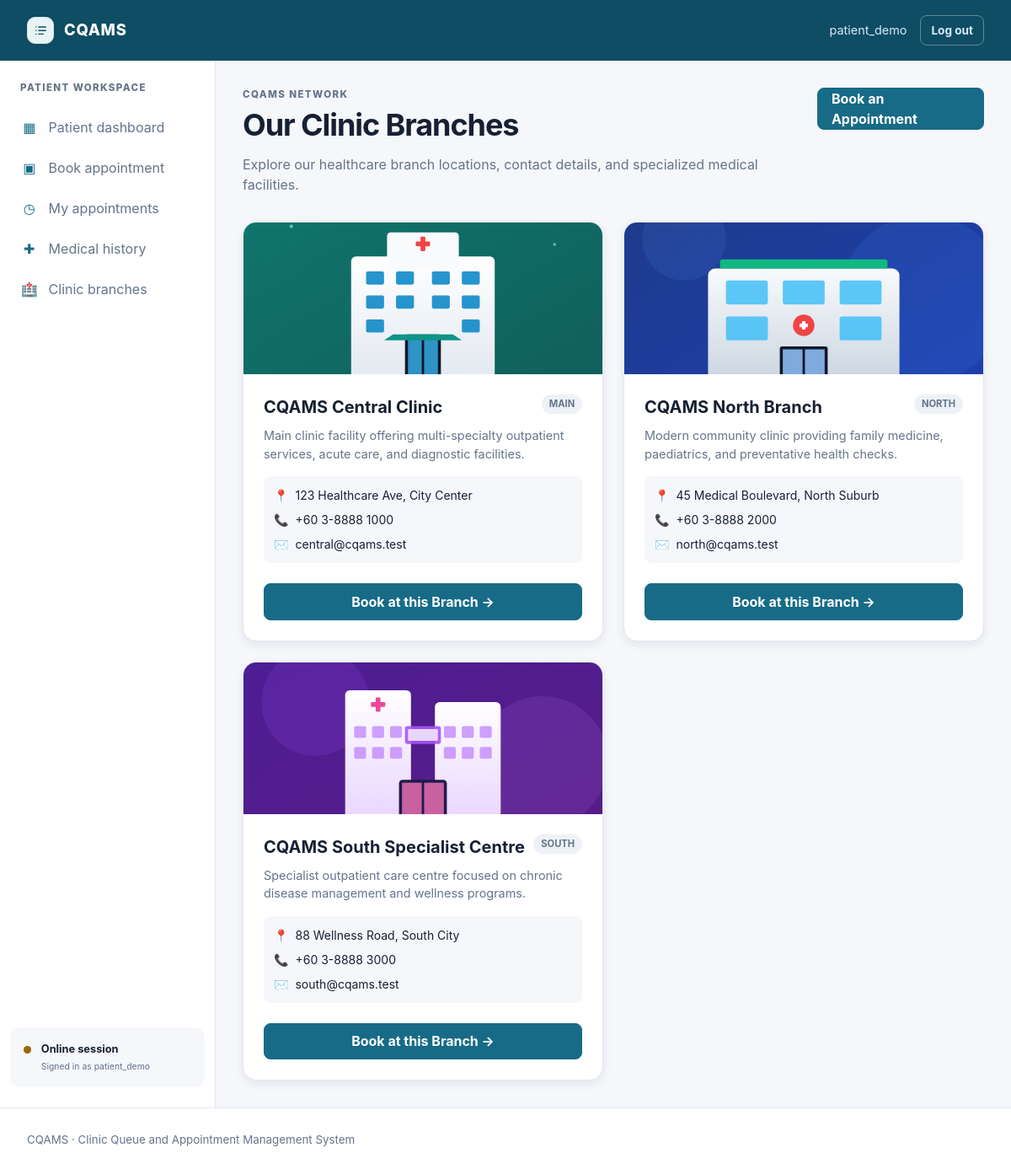
The page /patient/clinics.php (signed in) on the database its author committed.
### tables this page shows
CREATE TABLE user_accounts (
    user_account_id BIGINT UNSIGNED NOT NULL AUTO_INCREMENT,
    username VARCHAR(80) NOT NULL,
    password_hash VARCHAR(255) NOT NULL,
    role ENUM('administrator', 'doctor', 'patient') NOT NULL,
    approval_status ENUM('pending', 'approved', 'rejected') NOT NULL DEFAULT 'approved',
    is_active TINYINT(1) NOT NULL DEFAULT 1,
    last_login_at DATETIME NULL,
    created_at DATETIME NOT NULL DEFAULT CURRENT_TIMESTAMP,
    updated_at DATETIME NOT NULL DEFAULT CURRENT_TIMESTAMP ON UPDATE CURRENT_TIMESTAMP,
    PRIMARY KEY (user_account_id),
    UNIQUE KEY uq_user_accounts_username (username),
    KEY idx_user_accounts_role_active (role, is_active),
    KEY idx_user_accounts_approval (approval_status)
);

CREATE TABLE clinics (
    clinic_id BIGINT UNSIGNED NOT NULL AUTO_INCREMENT,
    clinic_code VARCHAR(30) NOT NULL,
    name VARCHAR(120) NOT NULL,
    address VARCHAR(255) NOT NULL,
    phone VARCHAR(30) NOT NULL,
    email VARCHAR(254) NULL,
    photo_url VARCHAR(255) NULL,
    description TEXT NULL,
    is_active TINYINT(1) NOT NULL DEFAULT 1,
    created_at DATETIME NOT NULL DEFAULT CURRENT_TIMESTAMP,
    updated_at DATETIME NOT NULL DEFAULT CURRENT_TIMESTAMP ON UPDATE CURRENT_TIMESTAMP,
    PRIMARY KEY (clinic_id),
    UNIQUE KEY uq_clinics_code (clinic_code)
);

### includes/auth.php (called while the page is built, shortened)
<?php
require_once __DIR__ . '/functions.php';
require_once dirname(__DIR__) . '/config/database.php';
function startSecureSession(): void
{
    if (session_status() === PHP_SESSION_ACTIVE) {
        return;
    }
    $isHttps = !empty($_SERVER['HTTPS']) && $_SERVER['HTTPS'] !== 'off';
}
function getAuthenticatedUser(): ?array
{
    static $validated = false;
    static $validatedUser = null;
    $user = $_SESSION['user'] ?? null;
    if ($validated) {
        return $validatedUser;
    }
    $userAccountId = filter_var(
        $user['user_account_id'] ?? null,
        FILTER_VALIDATE_INT,
        ['options' => ['min_range' => 1]]
    );
    $statement = getDatabaseConnection()->prepare(
        'SELECT user_account_id, username, role, approval_status
         FROM user_accounts
         WHERE user_account_id = :user_account_id AND is_active = 1
         LIMIT 1'
    );
    $statement->execute(['user_account_id' => $userAccountId]);
    $currentUser = $statement->fetch();
    $validatedUser = [
        'user_account_id' => (int) $currentUser['user_account_id'],
        'username' => (string) $currentUser['username'],
        'role' => (string) $currentUser['role'],
    ];
    $validated = true;
    return $validatedUser;
}

### config/database.php (called while the page is built, shortened)
<?php
function getDatabaseConnection(): PDO
{
    static $connection = null;
    if ($connection instanceof PDO) {
        return $connection;
    }
    $host = getenv('CQAMS_DB_HOST') ?: '127.0.0.1';
    $port = getenv('CQAMS_DB_PORT') ?: '3306';
    $database = getenv('CQAMS_DB_NAME') ?: 'cqams';
    $username = getenv('CQAMS_DB_USER') ?: 'root';
    $password = getenv('CQAMS_DB_PASSWORD') ?: '';
    $dsn = sprintf(
        'mysql:host=%s;port=%s;dbname=%s;charset=utf8mb4',
        $host,
        $port,
        $database
    );
    try {
        $connection = new PDO($dsn, $username, $password, [
            PDO::ATTR_ERRMODE => PDO::ERRMODE_EXCEPTION,
            PDO::ATTR_DEFAULT_FETCH_MODE => PDO::FETCH_ASSOC,
            PDO::ATTR_EMULATE_PREPARES => false,
        ]);
    } catch (PDOException $exception) {
        error_log('CQAMS database connection failed: ' . $exception->getMessage());
        throw new RuntimeException('The database is currently unavailable.', 0, $exception);
    }
    return $connection;
}

### includes/permissions.php (called while the page is built, shortened)
<?php
require_once __DIR__ . '/auth.php';
function requireAuthentication(): array
{
    $user = getAuthenticatedUser();
    return $user;
}
function requireRole(string ...$roles): array
{
    $user = requireAuthentication();
    return $user;
}

### includes/functions.php (called while the page is built, shortened)
<?php
function escapeHtml(?string $value): string
{
    return htmlspecialchars($value ?? '', ENT_QUOTES | ENT_SUBSTITUTE, 'UTF-8');
}

### patient/clinics.php (the view, shortened to what this page needs)
<?php
require_once dirname(__DIR__) . '/includes/permissions.php';
require_once dirname(__DIR__) . '/includes/functions.php';
require_once dirname(__DIR__) . '/config/database.php';
requireRole('patient');
$db = getDatabaseConnection();
$stmt = $db->query(
    'SELECT clinic_id, clinic_code, name, address, phone, email, photo_url, description, is_active
     FROM clinics
     WHERE is_active = 1
     ORDER BY clinic_id ASC'
);
$clinics = $stmt->fetchAll();
require dirname(__DIR__) . '/includes/header.php';
?>
<section class="page-heading">
    <div>
        <p class="eyebrow">CQAMS Network</p>
        <h1>Our Clinic Branches</h1>
        <p>Explore our healthcare branch locations, contact details, and specialized medical facilities.</p>
    </div>
    <a href="/CQMS/patient/book.php" class="button" style="text-decoration: none;">Book an Appointment</a>
</section>
<div class="clinic-grid" style="display: grid; grid-template-columns: repeat(auto-fit, minmax(320px, 1fr)); gap: var(--space-5); margin-top: var(--space-4);">
    <?php foreach ($clinics as $clinic): ?>
        <article class="content-panel clinic-card" style="display: flex; flex-direction: column; overflow: hidden; padding: 0; border: 1px solid var(--color-border); border-radius: var(--radius-lg); background: var(--color-surface); box-shadow: 0 4px 12px var(--color-shadow); transition: transform 0.2s ease, box-shadow 0.2s ease;">
            <div style="width: 100%; height: 180px; overflow: hidden; background: #e0f2fe; display: flex; align-items: center; justify-content: center;">
                <img src="<?= escapeHtml($clinic['photo_url'] ?: '/CQMS/assets/images/clinic_main.svg') ?>"
                     alt="<?= escapeHtml($clinic['name']) ?>"
                     style="width: 100%; height: 100%; object-fit: cover;">
            </div>
            <div style="padding: var(--space-5); display: flex; flex-direction: column; flex-grow: 1;">
                <div style="display: flex; justify-content: space-between; align-items: flex-start; margin-bottom: 0.5rem;">
                    <h2 style="font-size: 1.25rem; margin: 0; color: var(--color-ink); font-weight: 700;">
                        <?= escapeHtml($clinic['name']) ?>
                    </h2>
                    <span class="status-badge status-badge-muted" style="font-weight: 700; text-transform: uppercase;">
                        <?= escapeHtml($clinic['clinic_code']) ?>
                    </span>
                </div>
                <p style="color: var(--color-muted); font-size: 0.9rem; margin: 0 0 1rem; line-height: 1.5; flex-grow: 1;">
                    <?= escapeHtml($clinic['description'] ?: 'Complete outpatient consultations, preventive care, and queue-managed clinical services.') ?>
                </p>
                <div style="display: grid; gap: 0.5rem; font-size: 0.875rem; margin-bottom: 1.5rem; padding: 0.75rem; background: var(--color-soft); border-radius: var(--radius-sm);">
                    <div style="display: flex; align-items: flex-start; gap: 0.5rem;">
                        <span aria-hidden="true" style="color: var(--color-primary);">📍</span>
                        <span style="color: var(--color-ink);"><?= escapeHtml($clinic['address']) ?></span>
                    </div>
                    <div style="display: flex; align-items: center; gap: 0.5rem;">
                        <span aria-hidden="true" style="color: var(--color-primary);">📞</span>
                        <span style="color: var(--color-ink);"><?= escapeHtml($clinic['phone']) ?></span>
                    </div>
                    <?php if (!empty($clinic['email'])): ?>
                        <div style="display: flex; align-items: center; gap: 0.5rem;">
                            <span aria-hidden="true" style="color: var(--color-primary);">✉️</span>
                            <span style="color: var(--color-ink);"><?= escapeHtml($clinic['email']) ?></span>
                        </div>
                    <?php endif; ?>
                </div>
                <div style="display: flex; gap: 0.5rem;">
                    <a href="/CQMS/patient/book.php?clinic_id=<?= (int) $clinic['clinic_id'] ?>"
                       class="button"
                       style="flex: 1; text-align: center; text-decoration: none; justify-content: center;">
                        Book at this Branch →
                    </a>
                </div>
            </div>
        </article>
    <?php endforeach; ?>
</div>
<?php require dirname(__DIR__) . '/includes/footer.php'; ?>

### includes/header.php (shortened to what this page needs)
<?php
require_once __DIR__ . '/auth.php';
require_once __DIR__ . '/functions.php';
$currentUser = getAuthenticatedUser();
?><!DOCTYPE html>
<html lang="en">
<head>
    <link rel="stylesheet" href="/CQMS/assets/css/app.css">
</head>
<body>
<header class="site-header">
    <a class="brand" href="/CQMS/">
        <span class="brand-mark" aria-hidden="true">
        </span>
        <span>CQAMS</span>
    </a>
    <div class="header-account">
        <?php if ($currentUser !== null): ?>
            <span class="account-name"><?= escapeHtml($currentUser['username']) ?></span>
            <a class="button button-ghost button-small" href="/CQMS/logout.php">Log out</a>
        <?php endif; ?>
    </div>
</header>
<div class="app-shell">
    <?php require __DIR__ . '/sidebar.php'; ?>
    <main class="main-content">

### includes/sidebar.php (shortened to what this page needs)
<?php
require_once __DIR__ . '/auth.php';
$sidebarUser = getAuthenticatedUser();
$role = $sidebarUser['role'] ?? '';
$navigation = [
    'administrator' => [
        ['label' => 'Overview', 'href' => '/CQMS/admin/', 'icon' => '▦'],
        ['label' => 'Patient approvals', 'href' => '/CQMS/admin/approvals.php', 'icon' => '✓'],
        ['label' => 'Appointment requests', 'href' => '/CQMS/admin/appointment-approvals.php', 'icon' => '◷'],
        ['label' => 'Clinics & branches', 'href' => '/CQMS/admin/clinics.php', 'icon' => '🏥'],
        ['label' => 'Patients', 'href' => '/CQMS/patients/', 'icon' => '♙'],
        ['label' => 'Appointments', 'href' => '/CQMS/appointments/', 'icon' => '▣'],
        ['label' => 'Check-in and queue', 'href' => '/CQMS/queue/', 'icon' => '☷'],
        ['label' => 'Staff accounts', 'href' => '/CQMS/admin/staff.php', 'icon' => '◎'],
        ['label' => 'Doctors and schedules', 'href' => '/CQMS/admin/doctors.php', 'icon' => '◷'],
        ['label' => 'Reports & export', 'href' => '/CQMS/admin/reports.php', 'icon' => '▤'],
    ],
    'doctor' => [
        ['label' => 'Overview', 'href' => '/CQMS/doctor/', 'icon' => '▦'],
        ['label' => 'My appointments', 'href' => '/CQMS/doctor/appointments.php', 'icon' => '▣'],
        ['label' => 'Consultation workspace', 'href' => '/CQMS/doctor/consultations.php', 'icon' => '✚'],
    ],
    'patient' => [
        ['label' => 'Patient dashboard', 'href' => '/CQMS/patient/', 'icon' => '▦'],
        ['label' => 'Book appointment', 'href' => '/CQMS/patient/book.php', 'icon' => '▣'],
        ['label' => 'My appointments', 'href' => '/CQMS/patient/appointments.php', 'icon' => '◷'],
        ['label' => 'Medical history', 'href' => '/CQMS/patient/history.php', 'icon' => '✚'],
        ['label' => 'Clinic branches', 'href' => '/CQMS/patient/clinics.php', 'icon' => '🏥'],
    ],
];
?>
<aside class="sidebar" id="app-sidebar" aria-label="Main navigation">
    <div class="sidebar-heading">
        <span class="eyebrow"><?= escapeHtml(ucfirst($role)) ?> Workspace</span>
    </div>
    <nav class="sidebar-nav">
        <?php foreach ($navigation[$role] ?? [] as $item): ?>
            <?php if (!empty($item['disabled'])): ?>
                <span class="nav-link nav-link-disabled" aria-disabled="true">
            <?php else: ?>
                <a class="nav-link" href="<?= escapeHtml($item['href']) ?>">
            <?php endif; ?>
                    <span class="nav-icon" aria-hidden="true"><?= escapeHtml($item['icon']) ?></span>
                    <span><?= escapeHtml($item['label']) ?></span>
            <?php if (!empty($item['disabled'])): ?>
                </span>
            <?php else: ?>
                </a>
            <?php endif; ?>
        <?php endforeach; ?>
    </nav>
    <div class="sidebar-note">
        <span class="status-dot"></span>
        <div>
            <strong>Online session</strong>
            <small>Signed in as <?= escapeHtml($sidebarUser['username'] ?? 'User') ?></small>
        </div>
    </div>
</aside>

### rows shown on the page
user_accounts: username "patient_demo", role "PATIENT"
clinics: photo_url (picture), name "CQAMS Central Clinic", clinic_code "MAIN", description "Main clinic facility offering multi-specialty outpatient services, acute care, and diagnostic facilities.", address "123 Healthcare Ave, City Center", phone "+60 3-8888 1000", email "central@cqams.test"
clinics: photo_url (picture), name "CQAMS North Branch", clinic_code "NORTH", description "Modern community clinic providing family medicine, paediatrics, and preventative health checks.", address "45 Medical Boulevard, North Suburb", phone "+60 3-8888 2000", email "north@cqams.test"
clinics: photo_url (picture), name "CQAMS South Specialist Centre", clinic_code "SOUTH", description "Specialist outpatient care centre focused on chronic disease management and wellness programs.", address "88 Wellness Road, South City", phone "+60 3-8888 3000", email "south@cqams.test"

### other values the page prints
escapeHtml($item['icon']) "▦"
escapeHtml($item['label']) "Patient dashboard"
escapeHtml($item['icon']) "▣"
escapeHtml($item['label']) "Book appointment"
escapeHtml($item['icon']) "◷"
escapeHtml($item['label']) "My appointments"
escapeHtml($item['icon']) "✚"
escapeHtml($item['label']) "Medical history"
escapeHtml($item['icon']) "🏥"
escapeHtml($item['label']) "Clinic branches"
